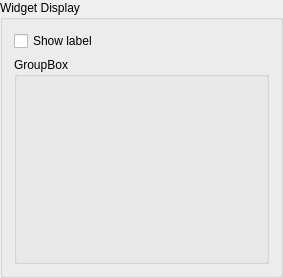
<?xml version="1.0" encoding="UTF-8"?>
<ui version="4.0">
 <class>QgsAttributeWidgetEditGroupBox</class>
 <widget class="QgsCollapsibleGroupBox" name="QgsAttributeWidgetEditGroupBox">
  <property name="geometry">
   <rect>
    <x>0</x>
    <y>0</y>
    <width>283</width>
    <height>278</height>
   </rect>
  </property>
  <property name="windowTitle">
   <string>QgsCollapsibleGroupBox</string>
  </property>
  <property name="title">
   <string>Widget Display</string>
  </property>
  <layout class="QGridLayout" name="gridLayout">
   <item row="2" column="0">
    <widget class="QCheckBox" name="mShowLabelCheckBox">
     <property name="text">
      <string>Show label</string>
     </property>
    </widget>
   </item>
   <item row="3" column="0">
    <widget class="QgsCollapsibleGroupBox" name="mWidgetSpecificConfigGroupBox">
     <property name="title">
      <string>GroupBox</string>
     </property>
    </widget>
   </item>
  </layout>
 </widget>
 <customwidgets>
  <customwidget>
   <class>QgsCollapsibleGroupBox</class>
   <extends>QGroupBox</extends>
   <header>qgscollapsiblegroupbox.h</header>
   <container>1</container>
  </customwidget>
 </customwidgets>
 <resources/>
 <connections/>
</ui>
